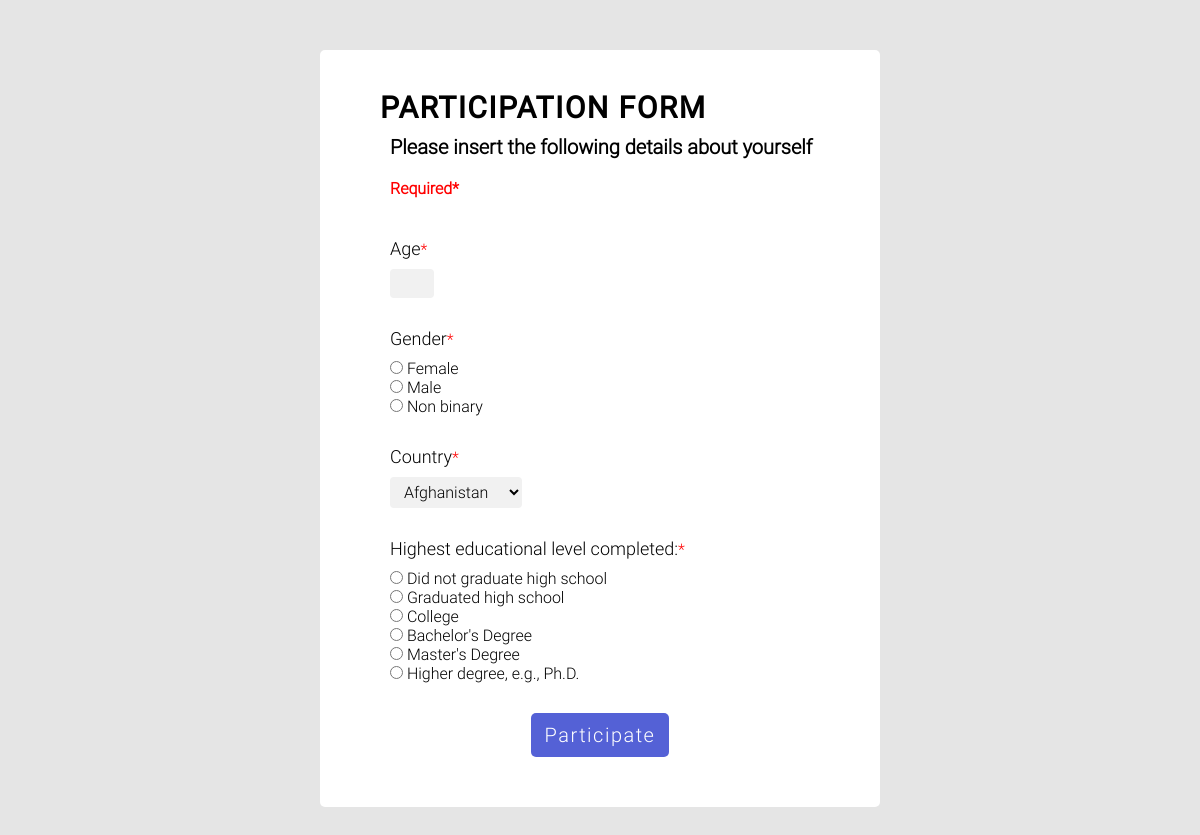
The page /participate/participate.php on the database its author committed.
### tables this page shows
CREATE TABLE IF NOT EXISTS `genders` (
  `gender` varchar(255) NOT NULL,
  PRIMARY KEY (`gender`)
);

CREATE TABLE IF NOT EXISTS `education_levels` (
  `level` int(11) NOT NULL,
  `education` varchar(255) NOT NULL,
  `value` varchar(255) NOT NULL,
  PRIMARY KEY (`education`),
  UNIQUE KEY `value_4` (`value`),
  KEY `education` (`education`),
  KEY `value` (`value`),
  KEY `value_2` (`value`),
  KEY `value_3` (`value`)
);

### participate/participate.php (the view, shortened to what this page needs)
<!DOCTYPE html>
<html lang="en">
<head>
    <link rel="stylesheet" type="text/css" href="participate.css">
    <link rel="stylesheet" type="text/css" href="../header/header.css">
    <link rel="stylesheet" type="text/css" href="../footer/footer.css">
    <?php include '../general/variables.php'; ?>
</head>
<body>
    <main class="form">
        <div class="form-content">
            <h1>participation form</h1>
            <h2>Please insert the following details about yourself</h2>
            <h2 class="required">Required*</h2>
            <form method="post" action="handle-participate.php">
                <label class="form-input" for="age">Age</label><label class="required">*</label><br/>
                <div class="inputs">
                    <input type="number" id="age" name="age" min="18" max="99" required>
                </div>
                <label class="form-input" for="gender">Gender</label><label class="required">*</label><br/>
                <div class="inputs">
                    <?php
                    $con = mysqli_connect($serverName, $userName, $password, $db, $port);
                    $queryListOfGenders = "SELECT * FROM genders";
                    $result = mysqli_query($con, $queryListOfGenders);
                    if($result) {
                        if (mysqli_num_rows($result) != 0) {
                            while ($record = mysqli_fetch_assoc($result)) {
                                ?>
                                <input type="radio" id="gender" name="gender" value="<?php echo $record['gender'];?>" required> <?php echo ' '; echo $record['gender']; ?><br/>
                                <?php
                            }
                        }
                    }
                    ?>
                </div>
                <label class="form-input" for="country">Country</label><label class="required">*</label><br/>
                <div class="inputs">
                    <select id="country" name="country" required>
                        <?php
                        $queryListOfCountries = "SELECT * FROM countries";
                        $result = mysqli_query($con, $queryListOfCountries);
                        if($result) {
                            if (mysqli_num_rows($result) != 0) {
                                while ($record = mysqli_fetch_assoc($result)) {
                                    ?>
                                    <option value="<?php echo $record['country'];?>"><?php echo $record['country']; ?></option>
                                    <?php
                                }
                            }
                        }
                        ?>
                    </select>
                </div>
                <label class="form-input" for="education">Highest educational level completed:</label><label class="required">*</label><br/>
                <div class="inputs">
                    <?php
                        $queryListOfEducationLevels = "SELECT education,value FROM education_levels ORDER BY level ";
                        $result = mysqli_query($con, $queryListOfEducationLevels);
                        if($result) {
                            if (mysqli_num_rows($result) != 0) {
                                while ($record = mysqli_fetch_assoc($result)) {
                                    ?>
                                    <input type="radio" id="education" name="education"
                                           value="<?php echo $record['value']; ?>"
                                           required><?php echo ' '; echo $record['education']; ?><br/>
                                    <?php
                                }
                            }
                        }
                        ?>
                </div>
                <div class="content form-button">
                    <button type="submit">Participate</button>
                </div>
            </form>
        </div>
    </main>
</body>
</html>

### participate/participate.css (style rules this page uses)
div.form-content { max-width: 100%; margin: auto; width: 50%; min-width: 70%; padding: 30px; }

### general/general.css (style rules this page uses)
* { box-sizing: border-box; margin: 0; padding: 0; font-family: var(--light); }
.content a.btn, .form-button button { text-decoration: none; display: inline-block; width: 30%; font-size: 20px; font-family: var(--light); color: white; background-color: var(--main-color); border-radius: 5px; border: none; margin-left: 50%; transform: translateX(-50%); letter-spacing: 1.5px; text-align: center; padding: 10px 0; }
main.form { background: rgba(0, 0, 0, 0.1); padding: 50px 200px; }
div.form-content { position: relative; border-radius: 5px; background-color: white; padding: 30px 50px; }
.form-content h1 { text-transform: uppercase; font-size: 30px; font-family: var(--regular); letter-spacing: 1.5px; display: block; padding: 10px; }
.form-content h2 { font-size: 20px; font-family: var(--light); padding: 0 0 20px 20px; }
.form-content h2.required { font-size: 16px; }
.form-content .required { color: red; }
.form-input { font-family: var(--light); font-size: 18px; display: inline-block; padding: 20px 0 10px 20px; }
.inputs { padding: 0 0 10px 20px; font-family: var(--light); font-size: 16px; }
.form-button { padding: 20px 0; }
form .inputs select, input[type="number"] { font-family: var(--light); font-size: 16px; width: 30%; padding: 5px 10px; border: none; border-radius: 4px; background-color: #f1f1f1; }
input[type="number"] { width: 10%; }

### general/variables.css (style rules this page uses)
:root { --main-color: #5461D6; --main-opacity: rgba(84, 97, 214, 0.8); --delete-color: #f44336; --delete-opacity: rgba(244,67,54, 0.8); --regular: ‘regular’, 'Tahoma', serif; --regular-italic: ‘regular-italic’, 'Tahoma', serif; --medium: ‘medium’, 'Tahoma', serif; --medium-italic: ‘medium-italic’, 'Tahoma', serif; --bold: ‘bold’, 'Tahoma', serif; --bold-italic: ‘bold-italic’, 'Tahoma', serif; --black: ‘black’, 'Tahoma', serif; --black-italic: ‘black-italic’, 'Tahoma', serif; --light: ‘light’, 'Tahoma', serif; --light-italic: ‘light-italic’, 'Tahoma', serif; --thin: ‘thin’, 'Tahoma', serif; }

### rows shown on the page
genders: gender "Female"
genders: gender "Male"
genders: gender "Non binary"
education_levels: education "Did not graduate high school"
education_levels: education "Graduated high school"
education_levels: education "College"
education_levels: education "Bachelor's Degree"
education_levels: education "Master's Degree"
education_levels: education "Higher degree, e.g., Ph.D."

### other values the page prints
form field country "Afghanistan"
